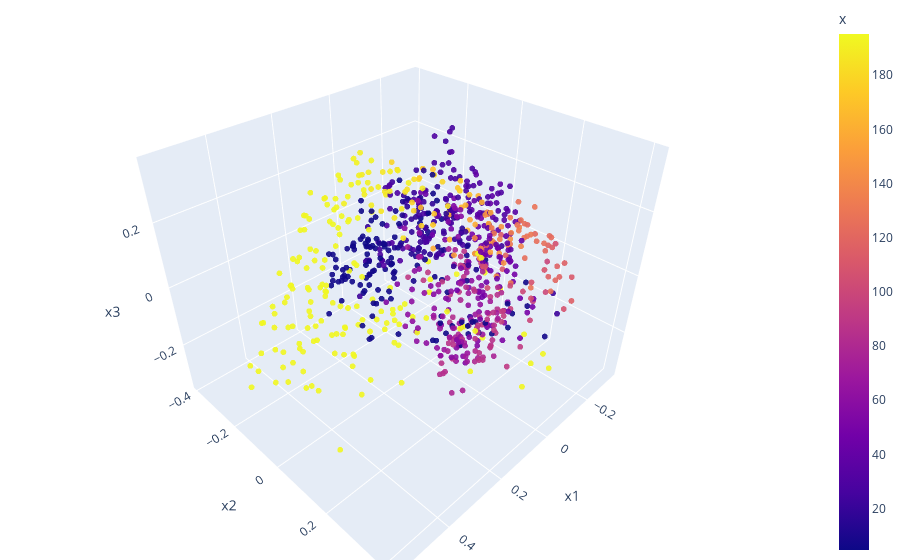

Notebook code cell kept with this figure:
### Markdown cell above
## Kernel PCA

### Code cell
kpca = KernelPCA(n_components=3, kernel="cosine")
kpca_embedding = kpca.fit_transform(parsedData)
kpca_embedding = kpca_embedding[:,0:3]

df = pd.DataFrame(kpca_embedding, columns=['x1', 'x2', 'x3'])
df["x"] = data.x
df["lap"] = data.lap

fig = px.scatter_3d(df, x='x1', y='x2', z='x3', color='x', opacity=0.9, title="PCA")

fig.update_traces(marker_size=2)

# tight layout
fig.update_layout(margin=dict(l=0, r=0, b=0, t=0))
fig.show()

### Figure 1 — Plotly figure (JSON) as saved in the notebook; plotly's stock layout.template omitted (floating-point values rounded to 4 significant figures; data arrays with more than 128 entries replaced by an {"elided": "..."} marker saying what was removed)
{"data": [{"hovertemplate": "x1=%{x}<br>x2=%{y}<br>x3=%{z}<br>x=%{marker.color}<extra></extra>", "legendgroup": "", "marker": {"color": {"elided": "865 float values"}, "coloraxis": "coloraxis", "opacity": 0.9, "size": 2, "symbol": "circle"}, "mode": "markers", "name": "", "scene": "scene", "showlegend": false, "type": "scatter3d", "x": {"elided": "865 float values"}, "y": {"elided": "865 float values"}, "z": {"elided": "865 float values"}}], "layout": {"coloraxis": {"colorbar": {"title": {"text": "x"}}, "colorscale": [[0, "#0d0887"], [0.1111, "#46039f"], [0.2222, "#7201a8"], [0.3333, "#9c179e"], [0.4444, "#bd3786"], [0.5556, "#d8576b"], [0.6667, "#ed7953"], [0.7778, "#fb9f3a"], [0.8889, "#fdca26"], [1, "#f0f921"]]}, "legend": {"tracegroupgap": 0}, "margin": {"b": 0, "l": 0, "r": 0, "t": 0}, "scene": {"domain": {"x": [0, 1], "y": [0, 1]}, "xaxis": {"title": {"text": "x1"}}, "yaxis": {"title": {"text": "x2"}}, "zaxis": {"title": {"text": "x3"}}}, "title": {"text": "PCA"}}}
